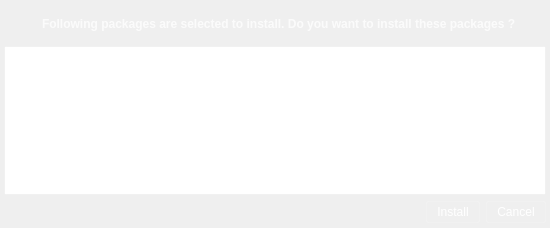
<?xml version="1.0" encoding="UTF-8"?>
<ui version="4.0">
 <class>PmWindow</class>
 <widget class="QWidget" name="PmWindow">
  <property name="geometry">
   <rect>
    <x>0</x>
    <y>0</y>
    <width>550</width>
    <height>228</height>
   </rect>
  </property>
  <property name="minimumSize">
   <size>
    <width>550</width>
    <height>170</height>
   </size>
  </property>
  <property name="windowTitle">
   <string>Package Manager Quick Install</string>
  </property>
  <property name="styleSheet">
   <string notr="true">#PmWindow{
background-image: url(:/data/bg.png);
}

/*QListView*/

    #packageList {
	    color: rgba(255, 255, 255, 195);
        border-radius: 2px;
	    border:1px solid  rgba(255, 255, 255, 30);
        background-color: qlineargradient(spread:repeat, x1:0, y1:0, x2:0, y2:1,
            stop:0 rgba(27, 27, 27, 10),
            stop:0.510753 rgba(9, 9, 9, 10),
            stop:1 rgba(0, 0, 0, 10));
        show-decoration-selected: 1; /* make the selection span the entire width of the view */
    }

    #packageList::item{
        border-radius: 2px;
        border:0px;
        padding: 5px;
        color: rgba(255, 255, 255, 195);
        background-color:qlineargradient(spread:pad, x1:0, y1:0, x2:1, y2:0,
            stop:0 rgba(255, 255, 255, 5));
    }
    #packageList::item:alternate {
        background-color:qlineargradient(spread:pad, x1:0, y1:0, x2:1, y2:0,
            stop:0 rgba(0, 0, 0, 5));
    }
    #packageList::item:selected {
        border-top:1px solid  rgba(255, 255, 255, 30);
        border-bottom:1px solid  rgba(255, 255, 255, 30);

    }

    #packageList::item:selected:!active {
        background-color:qlineargradient(spread:pad, x1:0, y1:0, x2:1, y2:0,
            stop:0 rgba(255, 255, 255, 20));
    }

    #packageList::item:hover {
        color:white;
    }   

/* #QPushButton */

    QPushButton{
        padding: 3px 10px 3px 10px;
        color: white;
        border:0px;
        border-radius:2px;
        border:1px solid  rgba(255, 255, 255, 30);
        background-color: qlineargradient(spread:repeat, x1:0, y1:0, x2:0, y2:1,
            stop:0 rgba(27, 27, 27, 0), 
            stop:0.510753 rgba(9, 9, 9, 10), stop:1 rgba(0, 0, 0, 0));
    }

    QPushButton:flat{
        padding: 3px 10px 3px 10px;
        color: white;
        border:0px;
        border-radius:2px;
        border:1px solid  rgba(255, 255, 255, 30);
        background-color: qlineargradient(spread:repeat, x1:0, y1:0, x2:0, y2:1,
            stop:0 rgba(27, 27, 27, 0), 
            stop:0.510753 rgba(9, 9, 9, 10), stop:1 rgba(0, 0, 0, 0));
    }
    
    QPushButton:hover{
        border:1px solid  rgba(255, 255, 255, 40);
        border-radius:2px;
        background-color:qlineargradient(spread:pad, x1:1, y1:1, x2:1, y2:0,
            stop:0.491803 rgba(172, 172, 172, 10),
            stop:1 rgba(255, 255, 255, 10));
    }

    QPushButton:pressed{
        border:1px solid  rgba(255, 255, 255, 15);
        border-radius:2px;
        padding: 3px 10px 3px 10px;
        background-color:qlineargradient(spread:pad, x1:0, y1:0, x2:1, y2:0,
            stop:0 rgba(52, 52, 52, 50));
    }</string>
  </property>
  <layout class="QGridLayout" name="gridLayout">
   <property name="leftMargin">
    <number>4</number>
   </property>
   <property name="topMargin">
    <number>8</number>
   </property>
   <property name="rightMargin">
    <number>4</number>
   </property>
   <property name="bottomMargin">
    <number>1</number>
   </property>
   <item row="0" column="0" rowspan="2">
    <widget class="QLabel" name="label_2">
     <property name="sizePolicy">
      <sizepolicy hsizetype="Fixed" vsizetype="Fixed">
       <horstretch>0</horstretch>
       <verstretch>0</verstretch>
      </sizepolicy>
     </property>
     <property name="minimumSize">
      <size>
       <width>32</width>
       <height>32</height>
      </size>
     </property>
     <property name="maximumSize">
      <size>
       <width>32</width>
       <height>32</height>
      </size>
     </property>
     <property name="text">
      <string/>
     </property>
     <property name="pixmap">
      <pixmap resource="../data/data.qrc">:/data/package-manager.png</pixmap>
     </property>
     <property name="scaledContents">
      <bool>true</bool>
     </property>
    </widget>
   </item>
   <item row="0" column="1" rowspan="2">
    <widget class="QLabel" name="label">
     <property name="font">
      <font>
       <weight>75</weight>
       <bold>true</bold>
      </font>
     </property>
     <property name="styleSheet">
      <string notr="true">color: rgba(255, 255, 255, 195);</string>
     </property>
     <property name="text">
      <string>Following packages are selected to install. Do you want to install these packages ?</string>
     </property>
     <property name="wordWrap">
      <bool>true</bool>
     </property>
    </widget>
   </item>
   <item row="2" column="0" colspan="2">
    <widget class="PackageView" name="packageList">
     <property name="whatsThis">
      <string>Package List</string>
     </property>
     <property name="frameShape">
      <enum>QFrame::NoFrame</enum>
     </property>
     <property name="horizontalScrollBarPolicy">
      <enum>Qt::ScrollBarAlwaysOff</enum>
     </property>
     <property name="editTriggers">
      <set>QAbstractItemView::NoEditTriggers</set>
     </property>
     <property name="showDropIndicator" stdset="0">
      <bool>false</bool>
     </property>
     <property name="dragDropOverwriteMode">
      <bool>false</bool>
     </property>
     <property name="alternatingRowColors">
      <bool>false</bool>
     </property>
     <property name="selectionMode">
      <enum>QAbstractItemView::NoSelection</enum>
     </property>
     <property name="selectionBehavior">
      <enum>QAbstractItemView::SelectRows</enum>
     </property>
     <property name="showGrid">
      <bool>false</bool>
     </property>
     <property name="wordWrap">
      <bool>true</bool>
     </property>
     <property name="cornerButtonEnabled">
      <bool>false</bool>
     </property>
     <attribute name="horizontalHeaderVisible">
      <bool>false</bool>
     </attribute>
     <attribute name="horizontalHeaderStretchLastSection">
      <bool>true</bool>
     </attribute>
     <attribute name="verticalHeaderVisible">
      <bool>false</bool>
     </attribute>
     <attribute name="verticalHeaderDefaultSectionSize">
      <number>52</number>
     </attribute>
     <attribute name="verticalHeaderMinimumSectionSize">
      <number>52</number>
     </attribute>
    </widget>
   </item>
   <item row="3" column="0" colspan="2">
    <layout class="QHBoxLayout" name="horizontalLayout">
     <property name="bottomMargin">
      <number>4</number>
     </property>
     <item>
      <widget class="QLabel" name="label_size">
       <property name="text">
        <string/>
       </property>
      </widget>
     </item>
     <item>
      <spacer name="horizontalSpacer">
       <property name="orientation">
        <enum>Qt::Horizontal</enum>
       </property>
       <property name="sizeHint" stdset="0">
        <size>
         <width>152</width>
         <height>21</height>
        </size>
       </property>
      </spacer>
     </item>
     <item>
      <widget class="QPushButton" name="button_install">
       <property name="text">
        <string>Install</string>
       </property>
       <property name="flat">
        <bool>false</bool>
       </property>
      </widget>
     </item>
     <item>
      <widget class="QPushButton" name="button_cancel">
       <property name="text">
        <string>Cancel</string>
       </property>
       <property name="shortcut">
        <string notr="true">Esc</string>
       </property>
      </widget>
     </item>
    </layout>
   </item>
  </layout>
 </widget>
 <customwidgets>
  <customwidget>
   <class>PackageView</class>
   <extends>QTableView</extends>
   <header location="global">packageview.h</header>
  </customwidget>
 </customwidgets>
 <resources>
  <include location="../data/data.qrc"/>
 </resources>
 <connections/>
</ui>
